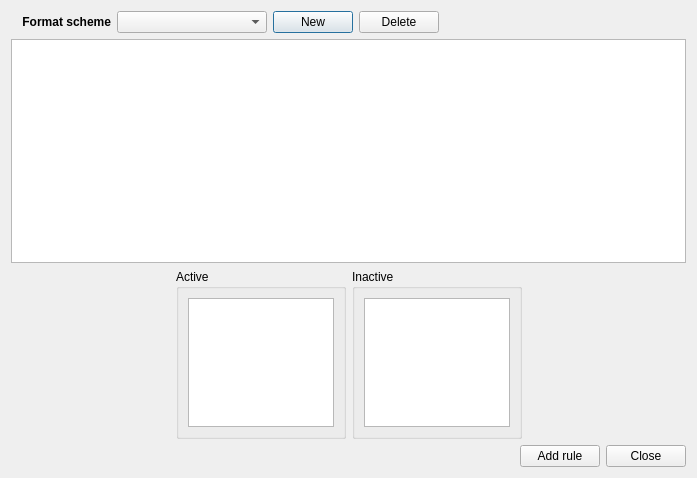
<?xml version="1.0" encoding="UTF-8"?>
<ui version="4.0">
 <class>FormatDialog</class>
 <widget class="QDialog" name="FormatDialog">
  <property name="windowModality">
   <enum>Qt::WindowModal</enum>
  </property>
  <property name="geometry">
   <rect>
    <x>0</x>
    <y>0</y>
    <width>697</width>
    <height>478</height>
   </rect>
  </property>
  <property name="sizePolicy">
   <sizepolicy hsizetype="Preferred" vsizetype="MinimumExpanding">
    <horstretch>0</horstretch>
    <verstretch>0</verstretch>
   </sizepolicy>
  </property>
  <property name="windowTitle">
   <string>Antilog - Formatting schemes</string>
  </property>
  <property name="windowIcon">
   <iconset>
    <normaloff>:/artwork/artwork/icon.png</normaloff>:/artwork/artwork/icon.png</iconset>
  </property>
  <layout class="QVBoxLayout" name="verticalLayout">
   <item>
    <layout class="QHBoxLayout" name="horizontalLayout">
     <item>
      <widget class="QLabel" name="label">
       <property name="minimumSize">
        <size>
         <width>100</width>
         <height>0</height>
        </size>
       </property>
       <property name="font">
        <font>
         <weight>75</weight>
         <bold>true</bold>
        </font>
       </property>
       <property name="text">
        <string>Format scheme</string>
       </property>
       <property name="alignment">
        <set>Qt::AlignRight|Qt::AlignTrailing|Qt::AlignVCenter</set>
       </property>
      </widget>
     </item>
     <item>
      <widget class="QComboBox" name="comboBoxSchemeName">
       <property name="minimumSize">
        <size>
         <width>150</width>
         <height>0</height>
        </size>
       </property>
      </widget>
     </item>
     <item>
      <widget class="QPushButton" name="pushButtonNewScheme">
       <property name="text">
        <string>New</string>
       </property>
       <property name="icon">
        <iconset resource="../../resources.qrc">
         <normaloff>:/artwork/artwork/button_new.svg</normaloff>:/artwork/artwork/button_new.svg</iconset>
       </property>
      </widget>
     </item>
     <item>
      <widget class="QPushButton" name="pushButtonDeleteScheme">
       <property name="text">
        <string>Delete</string>
       </property>
       <property name="icon">
        <iconset resource="../../resources.qrc">
         <normaloff>:/artwork/artwork/b_cancel.svg</normaloff>:/artwork/artwork/b_cancel.svg</iconset>
       </property>
      </widget>
     </item>
     <item>
      <spacer name="horizontalSpacer_2">
       <property name="orientation">
        <enum>Qt::Horizontal</enum>
       </property>
       <property name="sizeHint" stdset="0">
        <size>
         <width>40</width>
         <height>20</height>
        </size>
       </property>
      </spacer>
     </item>
    </layout>
   </item>
   <item>
    <widget class="QListWidget" name="listWidgetFormatEntries">
     <property name="sizePolicy">
      <sizepolicy hsizetype="Expanding" vsizetype="Preferred">
       <horstretch>0</horstretch>
       <verstretch>0</verstretch>
      </sizepolicy>
     </property>
    </widget>
   </item>
   <item>
    <layout class="QHBoxLayout" name="activeInactiveLayout">
     <item>
      <spacer name="horizontalSpacer_3">
       <property name="orientation">
        <enum>Qt::Horizontal</enum>
       </property>
       <property name="sizeHint" stdset="0">
        <size>
         <width>40</width>
         <height>20</height>
        </size>
       </property>
      </spacer>
     </item>
     <item>
      <widget class="QGroupBox" name="groupBox">
       <property name="sizePolicy">
        <sizepolicy hsizetype="Maximum" vsizetype="Maximum">
         <horstretch>0</horstretch>
         <verstretch>0</verstretch>
        </sizepolicy>
       </property>
       <property name="maximumSize">
        <size>
         <width>170</width>
         <height>170</height>
        </size>
       </property>
       <property name="title">
        <string>Active</string>
       </property>
       <layout class="QVBoxLayout" name="verticalLayout_2">
        <item>
         <widget class="FormatDialogListWidget" name="active">
          <property name="maximumSize">
           <size>
            <width>16777215</width>
            <height>16777215</height>
           </size>
          </property>
          <property name="acceptDrops">
           <bool>true</bool>
          </property>
          <property name="dragEnabled">
           <bool>true</bool>
          </property>
          <property name="dragDropMode">
           <enum>QAbstractItemView::DragDrop</enum>
          </property>
          <property name="defaultDropAction">
           <enum>Qt::MoveAction</enum>
          </property>
         </widget>
        </item>
       </layout>
      </widget>
     </item>
     <item>
      <widget class="QGroupBox" name="groupBox_2">
       <property name="sizePolicy">
        <sizepolicy hsizetype="Fixed" vsizetype="Fixed">
         <horstretch>0</horstretch>
         <verstretch>0</verstretch>
        </sizepolicy>
       </property>
       <property name="maximumSize">
        <size>
         <width>170</width>
         <height>170</height>
        </size>
       </property>
       <property name="title">
        <string>Inactive</string>
       </property>
       <layout class="QVBoxLayout" name="verticalLayout_3">
        <item>
         <widget class="FormatDialogListWidget" name="inactive">
          <property name="maximumSize">
           <size>
            <width>16777215</width>
            <height>16777215</height>
           </size>
          </property>
          <property name="acceptDrops">
           <bool>true</bool>
          </property>
          <property name="dragEnabled">
           <bool>true</bool>
          </property>
          <property name="dragDropMode">
           <enum>QAbstractItemView::DragDrop</enum>
          </property>
          <property name="defaultDropAction">
           <enum>Qt::MoveAction</enum>
          </property>
         </widget>
        </item>
       </layout>
      </widget>
     </item>
     <item>
      <spacer name="horizontalSpacer_4">
       <property name="orientation">
        <enum>Qt::Horizontal</enum>
       </property>
       <property name="sizeHint" stdset="0">
        <size>
         <width>40</width>
         <height>20</height>
        </size>
       </property>
      </spacer>
     </item>
    </layout>
   </item>
   <item>
    <layout class="QHBoxLayout" name="horizontalLayout_2">
     <property name="spacing">
      <number>6</number>
     </property>
     <property name="sizeConstraint">
      <enum>QLayout::SetMinimumSize</enum>
     </property>
     <item>
      <spacer name="horizontalSpacer">
       <property name="orientation">
        <enum>Qt::Horizontal</enum>
       </property>
       <property name="sizeType">
        <enum>QSizePolicy::MinimumExpanding</enum>
       </property>
       <property name="sizeHint" stdset="0">
        <size>
         <width>40</width>
         <height>20</height>
        </size>
       </property>
      </spacer>
     </item>
     <item>
      <widget class="QPushButton" name="pushButtonAddRule">
       <property name="text">
        <string>Add rule</string>
       </property>
       <property name="icon">
        <iconset resource="../../resources.qrc">
         <normaloff>:/artwork/artwork/button_new.svg</normaloff>:/artwork/artwork/button_new.svg</iconset>
       </property>
      </widget>
     </item>
     <item>
      <widget class="QPushButton" name="pushButtonClose">
       <property name="text">
        <string>Close</string>
       </property>
       <property name="icon">
        <iconset resource="../../resources.qrc">
         <normaloff>:/artwork/artwork/button_close.svg</normaloff>:/artwork/artwork/button_close.svg</iconset>
       </property>
      </widget>
     </item>
    </layout>
   </item>
  </layout>
 </widget>
 <customwidgets>
  <customwidget>
   <class>FormatDialogListWidget</class>
   <extends>QListWidget</extends>
   <header>src/format/formatdialoglistwidget.h</header>
  </customwidget>
 </customwidgets>
 <resources>
  <include location="../../resources.qrc"/>
 </resources>
 <connections/>
</ui>
